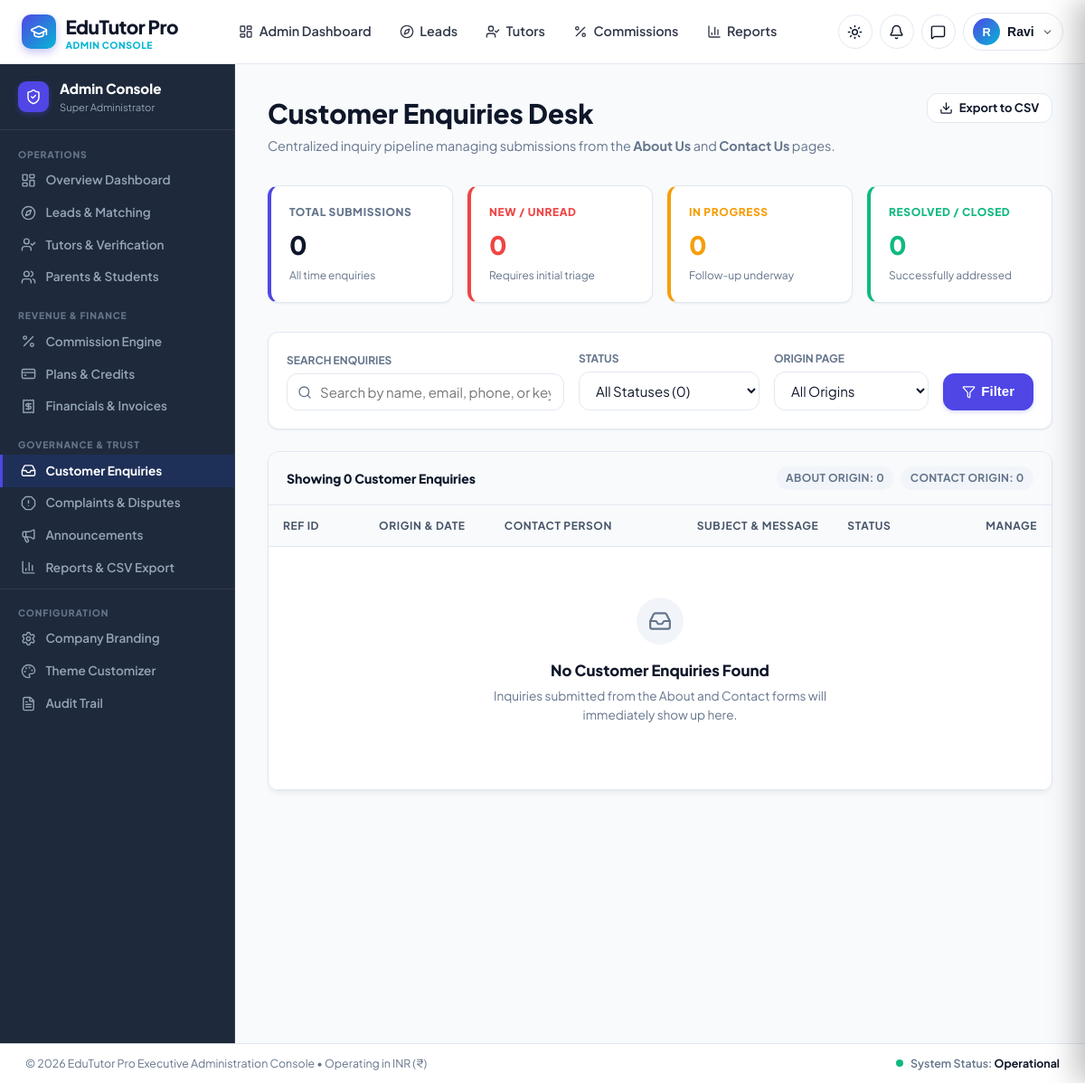
Before: /admin-portal/enquiries/ (signed in) with the older database file.
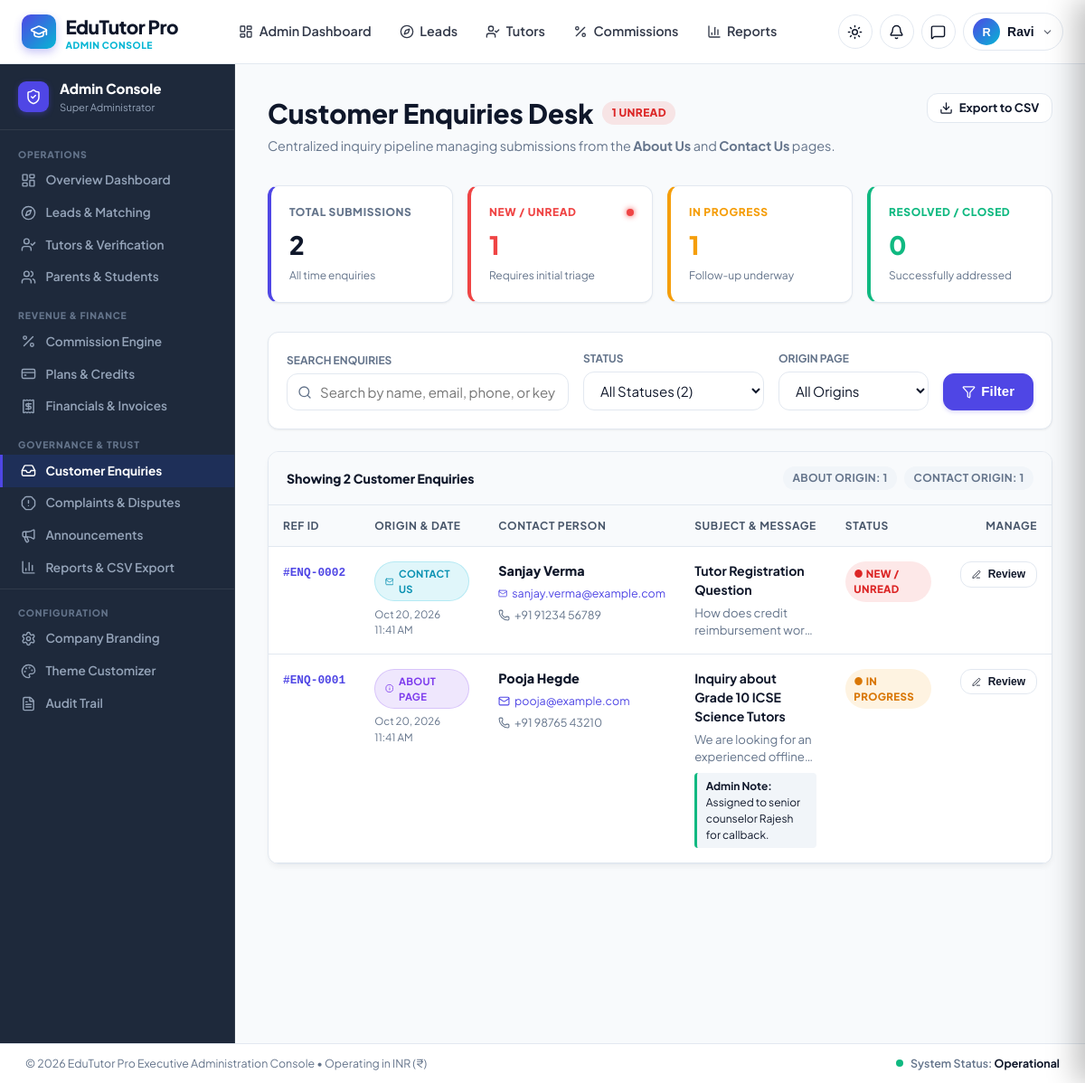
After: the same page with the newer database file.
### apps/core/models.py (models this page shows, shortened)
class ContactEnquiry(models.Model):
    class Status(models.TextChoices):
        NEW = 'NEW', _('New / Unread')
        IN_PROGRESS = 'IN_PROGRESS', _('In Progress')
        RESOLVED = 'RESOLVED', _('Resolved / Contacted')
        SPAM = 'SPAM', _('Spam / Closed')
    name = models.CharField(max_length=150)
    email = models.EmailField()
    phone = models.CharField(max_length=30, blank=True, default='')
    subject = models.CharField(max_length=255)
    message = models.TextField()
    source_page = models.CharField(
        max_length=100,
        default='contact',
        help_text=_('Origin page where enquiry was submitted (e.g. about, contact, home)')
    )
    status = models.CharField(
        max_length=20,
        choices=Status.choices,
        default=Status.NEW
    )
    admin_notes = models.TextField(
        blank=True,
        default='',
        help_text=_('Internal notes regarding resolution or followup calls')
    )
    created_at = models.DateTimeField(auto_now_add=True)
    updated_at = models.DateTimeField(auto_now=True)
    class Meta:
        ordering = ['-created_at']
        verbose_name = _('Contact Enquiry')
        verbose_name_plural = _('Contact Enquiries')

### apps/custom_admin/views.py (the view, shortened to what this page needs)
# urls.py: path('enquiries/', views.enquiries_list_view, name='enquiries'),
@login_required
@user_passes_test(is_admin_or_ops)
def enquiries_list_view(request):
    queryset = ContactEnquiry.objects.all().order_by('-created_at')
    status_filter = request.GET.get('status', '').strip()
    if status_filter and status_filter in ContactEnquiry.Status.values:
        queryset = queryset.filter(status=status_filter)
    source_filter = request.GET.get('source', '').strip()
    if source_filter:
        queryset = queryset.filter(source_page=source_filter)
    search_query = request.GET.get('q', '').strip()
    count_all = ContactEnquiry.objects.count()
    count_new = ContactEnquiry.objects.filter(status=ContactEnquiry.Status.NEW).count()
    count_in_progress = ContactEnquiry.objects.filter(status=ContactEnquiry.Status.IN_PROGRESS).count()
    count_resolved = ContactEnquiry.objects.filter(status=ContactEnquiry.Status.RESOLVED).count()
    count_spam = ContactEnquiry.objects.filter(status=ContactEnquiry.Status.SPAM).count()
    count_about = ContactEnquiry.objects.filter(source_page='about').count()
    count_contact = ContactEnquiry.objects.filter(source_page='contact').count()
    context = {
        'enquiries': queryset,
        'status_filter': status_filter,
        'source_filter': source_filter,
        'search_query': search_query,
        'count_all': count_all,
        'count_new': count_new,
        'count_in_progress': count_in_progress,
        'count_resolved': count_resolved,
        'count_spam': count_spam,
        'count_about': count_about,
        'count_contact': count_contact,
        'status_choices': ContactEnquiry.Status.choices,
    }
    return render(request, 'custom_admin/enquiries.html', context)

### apps/accounts/models.py (called while the page is built)
    @property
    def is_tutor(self):
        return self.role == self.Role.TUTOR

    @property
    def is_super_admin(self):
        return self.role == self.Role.SUPER_ADMIN or self.is_superuser

    @property
    def display_name(self):
        name = f"{self.first_name} {self.last_name}".strip()
        return name if name else self.username

### apps/core/context_processors.py (called while the page is built)
def global_branding_and_theme(request):
    company = CompanySettings.get_settings()
    theme = ThemeSettings.get_settings()
    unread_notifications_count = 0
    if request.user.is_authenticated:
        try:
            unread_notifications_count = Notification.objects.filter(user=request.user, is_read=False).count()
        except Exception:
            unread_notifications_count = 0
    return {
        'company': company,
        'theme': theme,
        'unread_notifications_count': unread_notifications_count,
    }

### apps/core/models.py (called while the page is built)
    @classmethod
    def get_settings(cls):
        obj, created = cls.objects.get_or_create(pk=1)
        return obj

    @classmethod
    def get_settings(cls):
        obj, created = cls.objects.get_or_create(pk=1)
        return obj

### templates/custom_admin/enquiries.html (shortened to what the changed rows need)
{% extends "custom_admin/base_admin.html" %}
{% block admin_content %}
<div style="display: flex; justify-content: space-between; align-items: flex-start; margin-bottom: 2rem; flex-wrap: wrap; gap: 1rem;">
  <div>
    <div style="display: flex; align-items: center; gap: 0.6rem; margin-bottom: 0.25rem;">
      <h1 style="font-size: 1.85rem; font-weight: 800; color: var(--text); margin: 0;">Customer Enquiries Desk</h1>
      {% if count_new > 0 %}
        <span class="badge badge-danger" style="animation: pulse 2s infinite; font-weight: 800; font-size: 0.75rem;">
          {{ count_new }} Unread
        </span>
      {% endif %}
    </div>
  </div>
</div>
<div class="grid grid-cols-2 md:grid-cols-4 gap-4" style="margin-bottom: 2rem;">
  <a href="{% url 'custom_admin:enquiries' %}" style="text-decoration: none;">
    <div class="card" style="padding: 1.25rem; border-left: 4px solid var(--primary); transition: transform 0.15s ease; cursor: pointer;">
      <div style="font-size: 0.75rem; font-weight: 800; text-transform: uppercase; color: var(--text-muted); letter-spacing: 0.05em;">Total Submissions</div>
      <div style="font-size: 1.75rem; font-weight: 900; color: var(--text); margin-top: 0.35rem;">{{ count_all }}</div>
      <div style="font-size: 0.75rem; color: var(--text-muted); margin-top: 0.25rem;">All time enquiries</div>
    </div>
  </a>
  <a href="{% url 'custom_admin:enquiries' %}?status=NEW" style="text-decoration: none;">
    <div class="card" style="padding: 1.25rem; border-left: 4px solid #ef4444; background: {% if status_filter == 'NEW' %}rgba(239, 68, 68, 0.05){% else %}var(--surface){% endif %}; transition: transform 0.15s ease; cursor: pointer;">
      <div style="display: flex; justify-content: space-between; align-items: center;">
        <span style="font-size: 0.75rem; font-weight: 800; text-transform: uppercase; color: #ef4444; letter-spacing: 0.05em;">New / Unread</span>
        {% if count_new > 0 %}<span style="width: 8px; height: 8px; border-radius: 50%; background: #ef4444; box-shadow: 0 0 6px #ef4444;"></span>{% endif %}
      </div>
      <div style="font-size: 1.75rem; font-weight: 900; color: #ef4444; margin-top: 0.35rem;">{{ count_new }}</div>
      <div style="font-size: 0.75rem; color: var(--text-muted); margin-top: 0.25rem;">Requires initial triage</div>
    </div>
  </a>
  <a href="{% url 'custom_admin:enquiries' %}?status=IN_PROGRESS" style="text-decoration: none;">
    <div class="card" style="padding: 1.25rem; border-left: 4px solid #f59e0b; background: {% if status_filter == 'IN_PROGRESS' %}rgba(245, 158, 11, 0.05){% else %}var(--surface){% endif %}; transition: transform 0.15s ease; cursor: pointer;">
      <div style="font-size: 0.75rem; font-weight: 800; text-transform: uppercase; color: #f59e0b; letter-spacing: 0.05em;">In Progress</div>
      <div style="font-size: 1.75rem; font-weight: 900; color: #f59e0b; margin-top: 0.35rem;">{{ count_in_progress }}</div>
      <div style="font-size: 0.75rem; color: var(--text-muted); margin-top: 0.25rem;">Follow-up underway</div>
    </div>
  </a>
</div>
<div class="card" style="padding: 1.25rem; margin-bottom: 1.5rem;">
  <form method="get" action="{% url 'custom_admin:enquiries' %}" style="display: flex; flex-wrap: wrap; gap: 1rem; align-items: flex-end;">
    <div style="min-width: 170px;">
      <label class="form-label" style="font-size: 0.75rem; font-weight: 700; text-transform: uppercase; color: var(--text-muted); margin-bottom: 0.35rem;">Status</label>
      <select name="status" class="form-select">
        <option value="">All Statuses ({{ count_all }})</option>
      </select>
    </div>
  </form>
</div>
<div class="card" style="box-shadow: 0 4px 6px -1px rgba(0, 0, 0, 0.05); overflow: hidden;">
  <div style="padding: 1rem 1.25rem; background: var(--table-header-bg); border-bottom: 1px solid var(--border); display: flex; justify-content: space-between; align-items: center; flex-wrap: wrap; gap: 0.5rem;">
    <div style="font-size: 0.875rem; font-weight: 800; color: var(--text);">
      Showing {{ enquiries|length }} Customer Enquir{{ enquiries|length|pluralize:"y,ies" }}
    </div>
    <div style="display: flex; gap: 0.5rem; font-size: 0.75rem;">
      <span class="badge badge-secondary">About Origin: {{ count_about }}</span>
      <span class="badge badge-secondary">Contact Origin: {{ count_contact }}</span>
    </div>
  </div>
  <div style="overflow-x: auto; -webkit-overflow-scrolling: touch;">
    <table style="width: 100%; border-collapse: collapse; font-size: 0.875rem; min-width: 820px;">
      <thead>
        <tr style="background: var(--surface-hover); border-bottom: 1px solid var(--border); text-align: left;">
          <th style="padding: 0.85rem 1rem; width: 110px;">Ref ID</th>
          <th style="padding: 0.85rem 1rem; width: 140px;">Origin & Date</th>
          <th style="padding: 0.85rem 1rem; width: 220px;">Contact Person</th>
          <th style="padding: 0.85rem 1rem;">Subject & Message</th>
          <th style="padding: 0.85rem 1rem; width: 130px;">Status</th>
          <th style="padding: 0.85rem 1rem; width: 120px; text-align: right;">Manage</th>
        </tr>
      </thead>
      <tbody>
        {% for eq in enquiries %}
          <tr style="border-bottom: 1px solid var(--border); transition: background-color 0.15s ease;" onmouseover="this.style.backgroundColor='var(--surface-hover)'" onmouseout="this.style.backgroundColor='transparent'">
            <td style="padding: 1rem; vertical-align: top;">
              <span style="font-family: monospace; font-weight: 800; font-size: 0.8rem; color: var(--primary);">
                #ENQ-{{ eq.id|stringformat:"04d" }}
              </span>
            </td>
            <td style="padding: 1rem; vertical-align: top;">
              <div>
                {% if eq.source_page == 'about' %}
                  <span class="badge" style="background: rgba(124, 58, 237, 0.12); color: #7c3aed; border: 1px solid rgba(124, 58, 237, 0.2); font-size: 0.7rem; font-weight: 700;">
                    <i data-lucide="info" style="width: 11px; height: 11px; vertical-align: middle;"></i> About Page
                  </span>
                {% elif eq.source_page == 'contact' %}
                  <span class="badge" style="background: rgba(6, 182, 212, 0.12); color: #0891b2; border: 1px solid rgba(6, 182, 212, 0.2); font-size: 0.7rem; font-weight: 700;">
                    <i data-lucide="mail" style="width: 11px; height: 11px; vertical-align: middle;"></i> Contact Us
                  </span>
                {% else %}
                  <span class="badge badge-secondary" style="font-size: 0.7rem;">{{ eq.source_page|title }}</span>
                {% endif %}
              </div>
              <div style="font-size: 0.72rem; color: var(--text-muted); margin-top: 0.35rem;">
                {{ eq.created_at|date:"M d, Y" }}<br>
                {{ eq.created_at|date:"h:i A" }}
              </div>
            </td>
            <td style="padding: 1rem; vertical-align: top;">
              <div style="font-weight: 800; color: var(--text); font-size: 0.9rem;">
                {{ eq.name }}
              </div>
              <div style="margin-top: 0.25rem;">
                <a href="mailto:{{ eq.email }}?subject=Re: {{ eq.subject }} (Ref: ENQ-{{ eq.id|stringformat:'04d' }})" style="font-size: 0.78rem; color: var(--primary); display: inline-flex; align-items: center; gap: 0.3rem;">
                  <i data-lucide="mail" style="width: 13px; height: 13px;"></i> {{ eq.email }}
                </a>
              </div>
              {% if eq.phone %}
                <div style="margin-top: 0.2rem;">
                  <a href="tel:{{ eq.phone }}" style="font-size: 0.78rem; color: var(--text-muted); display: inline-flex; align-items: center; gap: 0.3rem;">
                    <i data-lucide="phone" style="width: 13px; height: 13px;"></i> {{ eq.phone }}
                  </a>
                </div>
              {% endif %}
            </td>
            <td style="padding: 1rem; vertical-align: top;">
              <div style="font-weight: 700; color: var(--text); font-size: 0.88rem; margin-bottom: 0.25rem;">
                {{ eq.subject }}
              </div>
              <div style="font-size: 0.825rem; color: var(--text-muted); line-height: 1.5; max-height: 4.5rem; overflow: hidden; text-overflow: ellipsis; display: -webkit-box; -webkit-line-clamp: 2; -webkit-box-orient: vertical;">
                {{ eq.message }}
              </div>
              {% if eq.admin_notes %}
                <div style="margin-top: 0.5rem; background: var(--surface-hover); border-left: 3px solid #10b981; padding: 0.35rem 0.6rem; border-radius: 4px; font-size: 0.75rem; color: var(--text);">
                  <strong>Admin Note:</strong> {{ eq.admin_notes }}
                </div>
              {% endif %}
            </td>
            <td style="padding: 1rem; vertical-align: top;">
              {% if eq.status == 'NEW' %}
                <span class="badge badge-danger" style="font-weight: 800; font-size: 0.72rem; padding: 0.3rem 0.6rem;">
                  ● New / Unread
                </span>
              {% elif eq.status == 'IN_PROGRESS' %}
                <span class="badge badge-warning" style="font-weight: 800; font-size: 0.72rem; padding: 0.3rem 0.6rem;">
                  ● In Progress
                </span>
              {% elif eq.status == 'RESOLVED' %}
                <span class="badge badge-success" style="font-weight: 800; font-size: 0.72rem; padding: 0.3rem 0.6rem;">
                  ✓ Resolved
                </span>
              {% else %}
                <span class="badge badge-secondary" style="font-weight: 700; font-size: 0.72rem; padding: 0.3rem 0.6rem;">
                  Spam / Closed
                </span>
              {% endif %}
            </td>
            <td style="padding: 1rem; vertical-align: top; text-align: right;">
              <button type="button" class="btn btn-secondary btn-sm" style="font-size: 0.75rem; font-weight: 700; padding: 0.35rem 0.75rem; white-space: nowrap;" onclick="openEnquiryModal('enquiry-modal-{{ eq.id }}')">
                <i data-lucide="edit-3" style="width: 13px; height: 13px;"></i> Review
              </button>
            </td>
          </tr>
        {% empty %}
          <tr>
            <td colspan="6" style="padding: 3.5rem 1rem; text-align: center;">
              <div style="max-width: 380px; margin: 0 auto;">
                <div style="width: 52px; height: 52px; border-radius: 50%; background: var(--surface-hover); display: flex; align-items: center; justify-content: center; margin: 0 auto 1rem; color: var(--text-muted);">
                  <i data-lucide="inbox" style="width: 26px; height: 26px;"></i>
                </div>
                <h4 style="font-weight: 800; font-size: 1.05rem; color: var(--text); margin-bottom: 0.35rem;">No Customer Enquiries Found</h4>
                <p style="font-size: 0.85rem; color: var(--text-muted); margin-bottom: 1rem;">
                  {% if status_filter or source_filter or search_query %}
                    No enquiries matched your search/filter criteria.
                  {% else %}
                    Inquiries submitted from the About and Contact forms will immediately show up here.
                  {% endif %}
                </p>
              </div>
            </td>
          </tr>
        {% endfor %}
      </tbody>
    </table>
  </div>
</div>
{% endblock %}

Changed rows visible on the page:
added ContactEnquiry: id "0002", source_page "contact" (drawn), created_at "Oct 20, 2026", created_at "11:41 AM", name "Sanjay Verma", email "sanjay.verma@example.com", phone "+91 91234 56789", subject "Tutor Registration Question", message "How does credit reimbursement…", status "● NEW / UNREAD"
added ContactEnquiry: id "0001", source_page "about" (drawn), created_at "Oct 20, 2026", created_at "11:41 AM", name "Pooja Hegde", email "pooja@example.com", phone "+91 98765 43210", subject "Inquiry about Grade 10 ICSE Science Tutors", message "We are looking for an experienced…", admin_notes "Assigned to senior counselor Rajesh for callback.", status "● IN PROGRESS"
Other visible differences:
{{ count_new }}: (not shown) → "1"
{{ count_all }}: "0" → "2"
{{ count_new }}: "0" → "1"
{{ count_in_progress }}: "0" → "1"
form field status: "All Statuses (0)" → "All Statuses (2)"
{{ enquiries|length }}: "0" → "2"
{{ count_about }}: "0" → "1"
{{ count_contact }}: "0" → "1"
text no longer shown: "No Customer Enquiries Found Inquiries submitted from the About and Contact forms will immediately show up here."
text now shown: "UNREAD"
